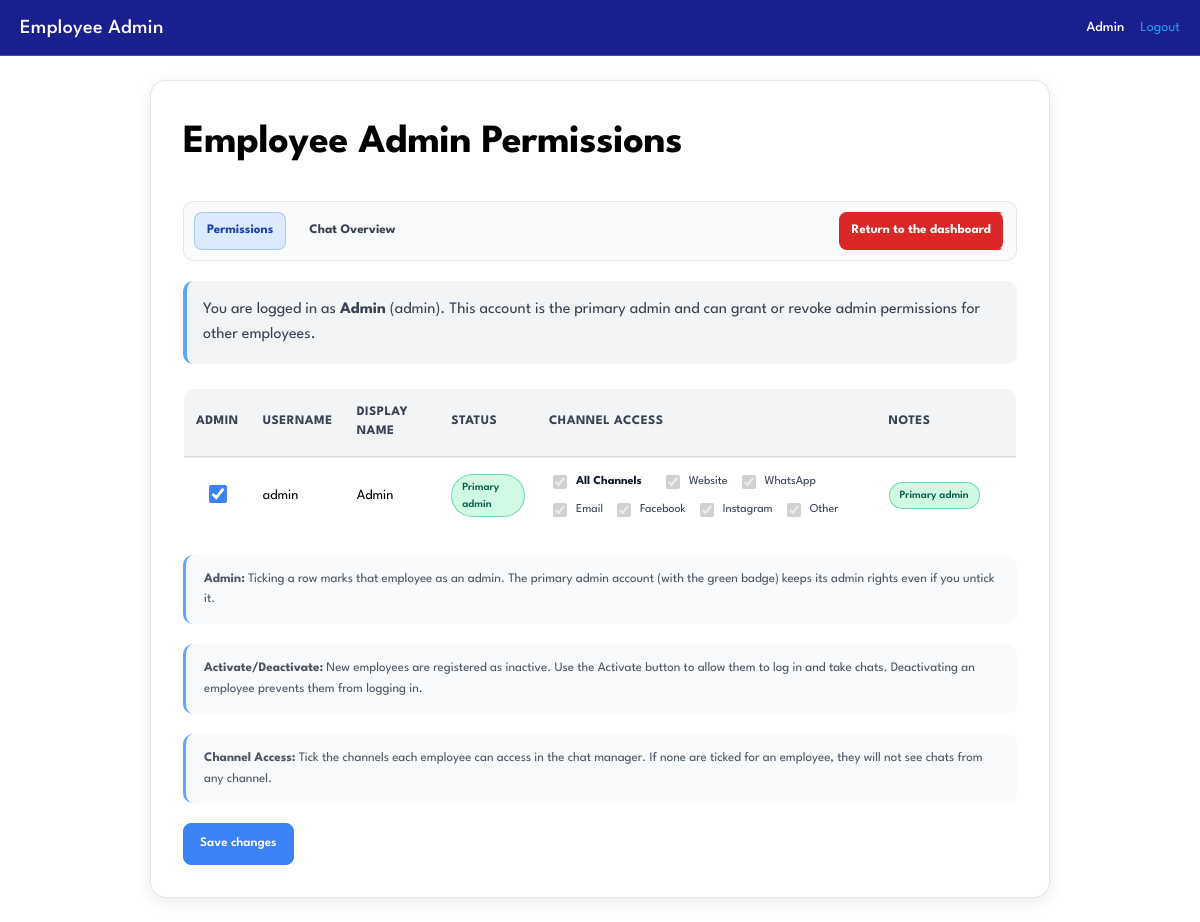
The page /employee/admin.php (signed in) on the database its author committed.
### tables this page shows
CREATE TABLE IF NOT EXISTS employees (
  id INT UNSIGNED NOT NULL AUTO_INCREMENT,
  username VARCHAR(64) NOT NULL,
  password_hash VARCHAR(255) NOT NULL,
  display_name VARCHAR(128) NOT NULL,
  is_active TINYINT(1) NOT NULL DEFAULT 1,
   
   
   
   
   
  is_admin TINYINT(1) NOT NULL DEFAULT 0,
  can_grant_admin TINYINT(1) NOT NULL DEFAULT 0,
  can_access_all_channels TINYINT(1) NOT NULL DEFAULT 0,
  created_at TIMESTAMP NOT NULL DEFAULT CURRENT_TIMESTAMP,
  PRIMARY KEY (id),
  UNIQUE KEY uq_employees_username (username)
);

### employee/admin.php (the view, shortened to what this page needs)
<?php
$employeeId = lc_employee_id();
$pdo = lc_pdo();
$availableChannels = ['website', 'whatsapp', 'email', 'facebook', 'instagram', 'other'];
try {
  $pdo->exec("ALTER TABLE employees ADD COLUMN can_access_all_channels TINYINT(1) NOT NULL DEFAULT 0 AFTER can_grant_admin");
} catch (Throwable $e) {}
$pdo->exec("CREATE TABLE IF NOT EXISTS employee_channel_access (
  employee_id INT UNSIGNED NOT NULL,
  source_channel ENUM('website','whatsapp','email','facebook','instagram','other') NOT NULL,
  PRIMARY KEY (employee_id, source_channel),
  KEY idx_employee_channel_access_channel (source_channel),
  CONSTRAINT fk_employee_channel_access_employee FOREIGN KEY (employee_id) REFERENCES employees(id)
    ON UPDATE CASCADE ON DELETE CASCADE
) ENGINE=InnoDB DEFAULT CHARSET=utf8mb4;");
$stmt = $pdo->prepare("SELECT id, username, display_name, can_grant_admin, can_access_all_channels FROM employees WHERE id = ? LIMIT 1");
$stmt->execute([$employeeId]);
$current = $stmt->fetch();
$stmt = $pdo->query("SELECT id, username, display_name, is_active, is_admin, can_grant_admin, can_access_all_channels FROM employees ORDER BY username ASC");
$employees = $stmt->fetchAll();
$channelAccessMap = [];
function lc_channel_label(string $channel): string {
  $labels = [
    'website' => 'Website',
    'whatsapp' => 'WhatsApp',
    'email' => 'Email',
    'facebook' => 'Facebook',
    'instagram' => 'Instagram',
    'other' => 'Other',
  ];
  return $labels[$channel] ?? ucfirst($channel);
}
?>
<!doctype html>
<html lang="en">
  <head>
    <link rel="stylesheet" href="../assets/employee.css" />
  </head>
  <body>
    <div class="topbar">
      <div class="brand">
        <span>Employee Admin</span>
      </div>
      <div class="me">
        <span class="meName"><?= htmlspecialchars((string)$current['display_name'], ENT_QUOTES) ?></span>
        <a class="link" href="logout.php">Logout</a>
      </div>
    </div>
    <div class="adminPageContent">
      <div class="adminContainer">
        <div class="adminHeader">
          <h1>Employee Admin Permissions</h1>
        </div>
        <?php $activeAdminNav = 'permissions'; ?>
        <?php require __DIR__ . '/admin_nav.php'; ?>
        <p class="adminUserInfo">
          You are logged in as
          <strong><?= htmlspecialchars((string)$current['display_name'], ENT_QUOTES) ?></strong>
          (<?= htmlspecialchars((string)$current['username'], ENT_QUOTES) ?>).
          This account is the primary admin and can grant or revoke admin permissions
          for other employees.
        </p>
      <form method="post" id="adminForm">
        <table class="adminTable">
          <thead>
            <tr>
              <th class="adminTableHeaderAdmin">Admin</th>
              <th>Username</th>
              <th>Display name</th>
              <th>Status</th>
              <th>Channel Access</th>
              <th class="adminTableHeaderNotes">Notes</th>
            </tr>
          </thead>
          <tbody>
            <?php foreach ($employees as $emp): ?>
              <tr>
                <td class="adminTableCellCenter">
                  <input
                    type="checkbox"
                    name="admin_ids[]"
                    value="<?= (int)$emp['id'] ?>"
                    <?= (int)$emp['is_admin'] === 1 ? 'checked' : '' ?>
                  />
                </td>
                <td><?= htmlspecialchars((string)$emp['username'], ENT_QUOTES) ?></td>
                <td><?= htmlspecialchars((string)$emp['display_name'], ENT_QUOTES) ?></td>
                <td>
                  <?php if ((int)$emp['can_grant_admin'] === 1): ?>
                    <span class="badge badgeSuper">Primary admin</span>
                  <?php endif; ?>
                </td>
                <td>
                  <div class="channelPerms">
                    <?php
                      $allChannelsChecked = (int)$emp['can_access_all_channels'] === 1;
                      if ((int)$emp['can_grant_admin'] === 1) {
                        $allChannelsChecked = true;
                      }
                    ?>
                    <label class="channelPermItem channelPermItemAll">
                      <input
                        type="checkbox"
                        name="all_channels_ids[]"
                        value="<?= (int)$emp['id'] ?>"
                        <?= $allChannelsChecked ? 'checked' : '' ?>
                        <?= (int)$emp['can_grant_admin'] === 1 ? 'disabled' : '' ?>
                      />
                      <span>All Channels</span>
                    </label>
                    <?php foreach ($availableChannels as $channel): ?>
                      <?php
                        $isChecked = isset($channelAccessMap[(int)$emp['id']][$channel]);
                        if ((int)$emp['can_grant_admin'] === 1) {
                          $isChecked = true;
                        }
                      ?>
                      <label class="channelPermItem">
                        <input
                          type="checkbox"
                          name="channel_access[<?= (int)$emp['id'] ?>][]"
                          value="<?= htmlspecialchars($channel, ENT_QUOTES) ?>"
                          <?= $isChecked ? 'checked' : '' ?>
                          <?= (int)$emp['can_grant_admin'] === 1 ? 'disabled' : '' ?>
                        />
                        <span><?= htmlspecialchars(lc_channel_label($channel), ENT_QUOTES) ?></span>
                      </label>
                    <?php endforeach; ?>
                  </div>
                </td>
                <td>
                  <?php if ((int)$emp['can_grant_admin'] === 1): ?>
                    <span class="badge badgeSuper">Primary admin</span>
                  <?php elseif ((int)$emp['is_admin'] === 1): ?>
                    <span class="badge">Admin</span>
                  <?php else: ?>
                    &nbsp;
                  <?php endif; ?>
                </td>
              </tr>
            <?php endforeach; ?>
          </tbody>
        </table>
        <p class="adminHelpText">
          <strong>Admin:</strong> Ticking a row marks that employee as an admin. The primary admin account
          (with the green badge) keeps its admin rights even if you untick it.
        </p>
        <p class="adminHelpText">
          <strong>Activate/Deactivate:</strong> New employees are registered as inactive. Use the Activate button
          to allow them to log in and take chats. Deactivating an employee prevents them from logging in.
        </p>
        <p class="adminHelpText">
          <strong>Channel Access:</strong> Tick the channels each employee can access in the chat manager.
          If none are ticked for an employee, they will not see chats from any channel.
        </p>
        <button class="btn primary" type="submit">Save changes</button>
      </form>
    </div>
  </body>
  </html>

### employee/admin_nav.php
<?php
$activeAdminNav = isset($activeAdminNav) && is_string($activeAdminNav) ? $activeAdminNav : '';
$adminNavLinks = [
  ['key' => 'permissions', 'href' => 'admin.php', 'label' => 'Permissions'],
  ['key' => 'chats', 'href' => 'chats.php', 'label' => 'Chat Overview'],
  ['key' => 'dashboard', 'href' => 'index.php', 'label' => 'Return to the dashboard'],
];
?>
<nav class="adminNavBar" aria-label="Admin navigation">
  <?php foreach ($adminNavLinks as $link): ?>
    <a class="adminNavLink<?= $activeAdminNav === $link['key'] ? ' active' : '' ?><?= $link['key'] === 'dashboard' ? ' adminNavLinkDashboard' : '' ?>" href="<?= htmlspecialchars($link['href'], ENT_QUOTES) ?>"><?= htmlspecialchars($link['label'], ENT_QUOTES) ?></a>
  <?php endforeach; ?>
</nav>

### rows shown on the page
employees: display_name "Admin", username "admin", is_admin "☑", shows "Primary admin", can_grant_admin "☑", channel "Website", channel "WhatsApp", channel "Email", channel "Facebook", channel "Instagram", channel "Other"

### other values the page prints
$link['label'] "Permissions"
$link['label'] "Chat Overview"
$link['label'] "Return to the dashboard"
